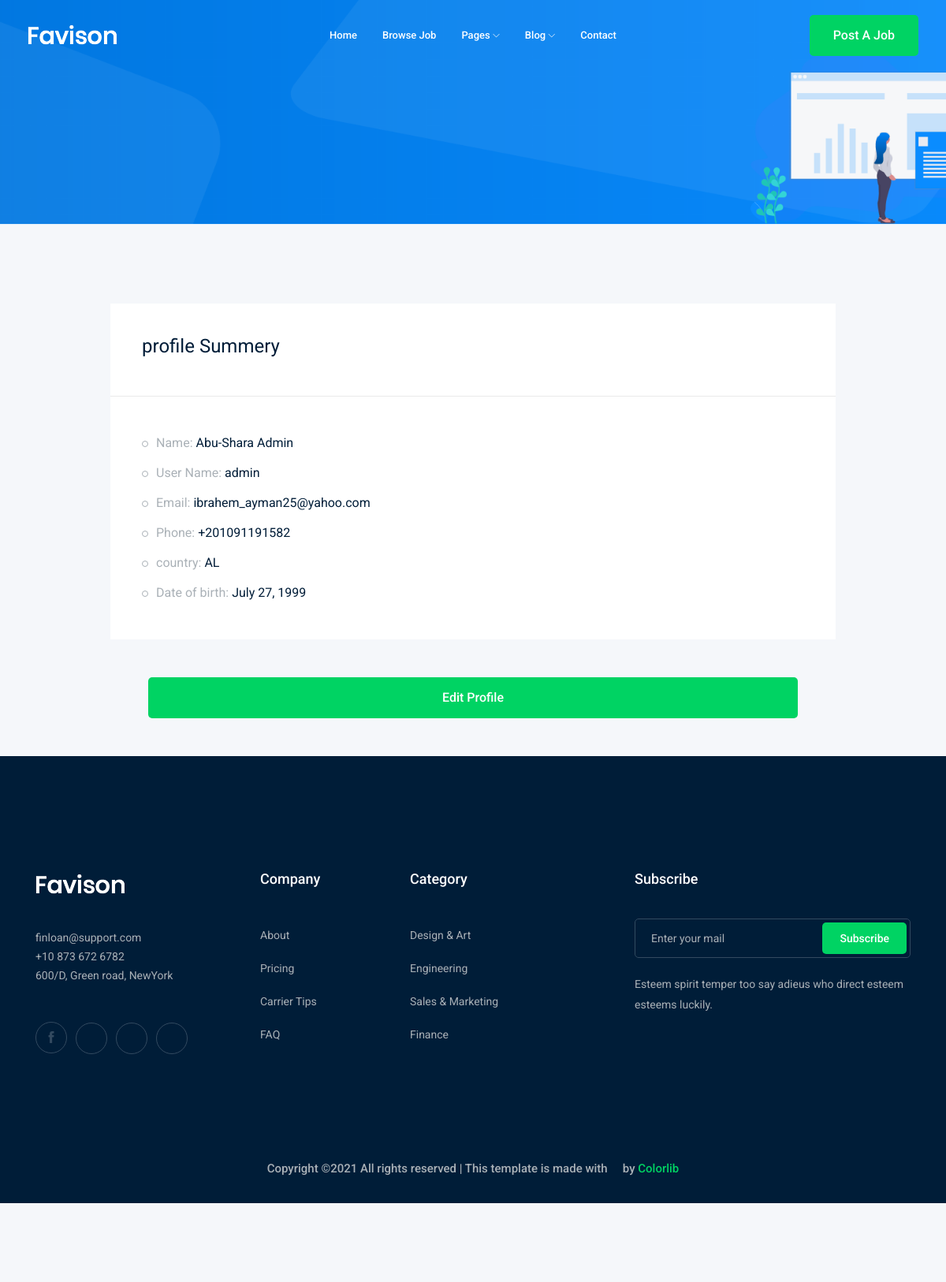
Page /accounts/profile/ (signed in) on the committed database.
### accounts/models.py (models this page shows, shortened)
class Profile(models.Model):
    user=models.OneToOneField(User,on_delete=CASCADE)
    img=models.ImageField(upload_to='images/')
    phone=PhoneNumberField()
    country=CountryField()
    birth_date = models.DateField('Date of Birth', null=True, blank=True)

### accounts/views.py (the view)
# urls.py: path('profile/',views.profile, name='profile'),
def profile(request):
    profile=Profile.objects.get(user=request.user)
    return render(request,'UI/profile.html',{'profile':profile})

### accounts/templates/UI/profile.html (shortened to what this page needs)
{% extends 'base.html' %}
{% load bootstrap4 %}
{% block bodey %}
    <div class="bradcam_area bradcam_bg_1">
        <div class="container">
            <div class="row">
                <div class="col-xl-12">
                </div>
            </div>
        </div>
    </div>
    <div class="job_details_area">
        <div class="container">
            <div class="row">
                <div class="col-lg-10  mx-auto">
                    <div class="job_sumary">
                        <div class="summery_header">
                            <h3>profile Summery</h3>
                        </div>
                        <div class="job_content">
                            <ul>
                                <li>Name: <span>{{profile.user.first_name}} {{profile.user.last_name}} </span></li>
                                <li>User Name: <span>{{profile.user}}</span></li>
                                <li>Email: <span>{{profile.user.email}}</span></li>
                                <li>Phone: <span>{{profile.phone}}</span></li>
                                <li>country: <span>{{profile.country}}</span></li>
                                <li>Date of birth: <span> {{profile.birth_date}}</span></li>
                            </ul>
                        </div>
                    </div>
                    <div class="p-5">
                        <a class="boxed-btn3 w-100" href="{% url 'accounts:editprofile' %}">Edit Profile</a>
                    </div>
            </div>
        </div>
    </div>
{% endblock bodey %}

### rows in the picture
Profile: user.first_name "Abu-Shara", user.last_name "Admin", user "admin", user.email "ibrahem_ayman25@yahoo.com", phone "+201091191582", country "AL", birth_date "July 27, 1999"
